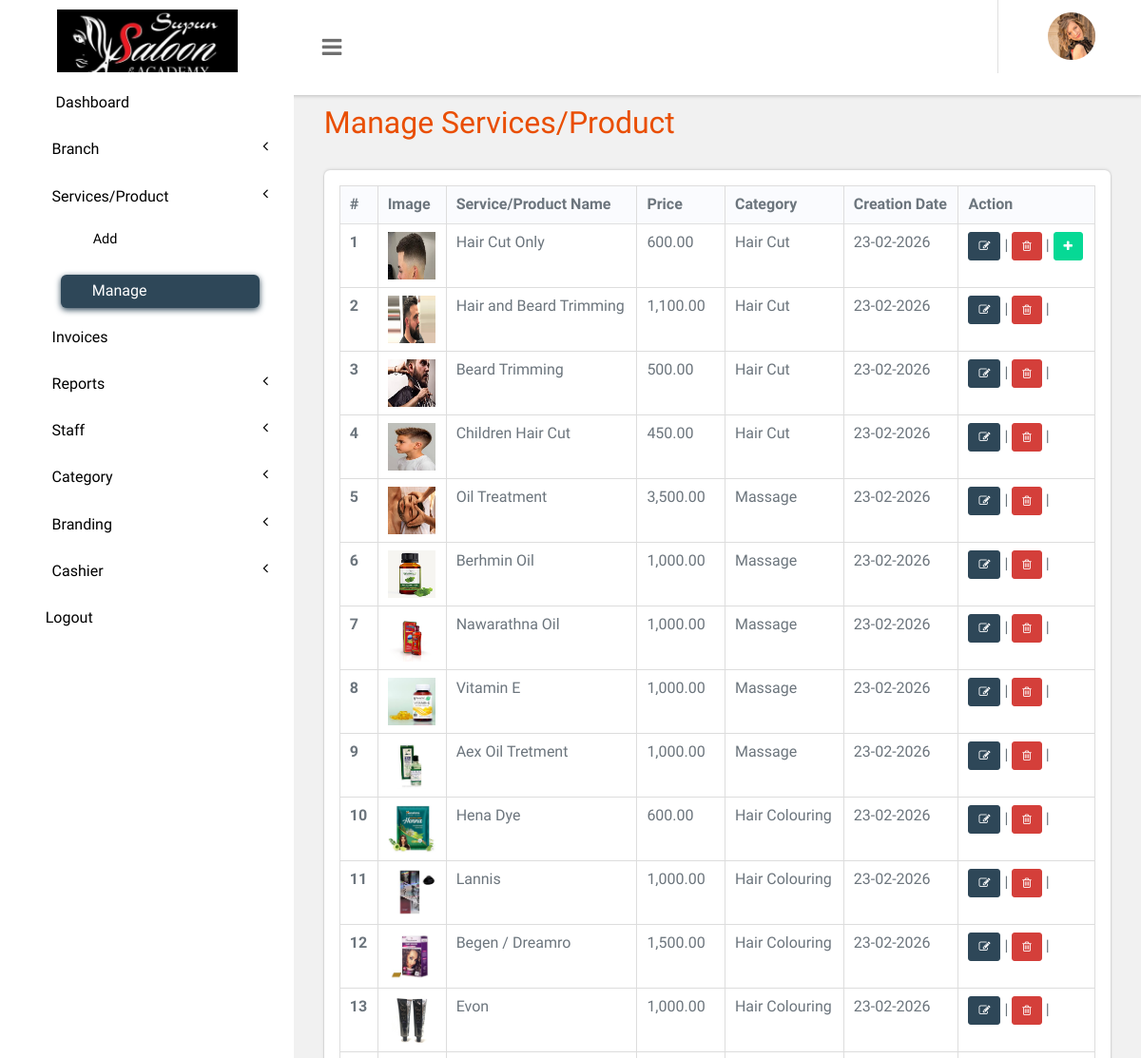
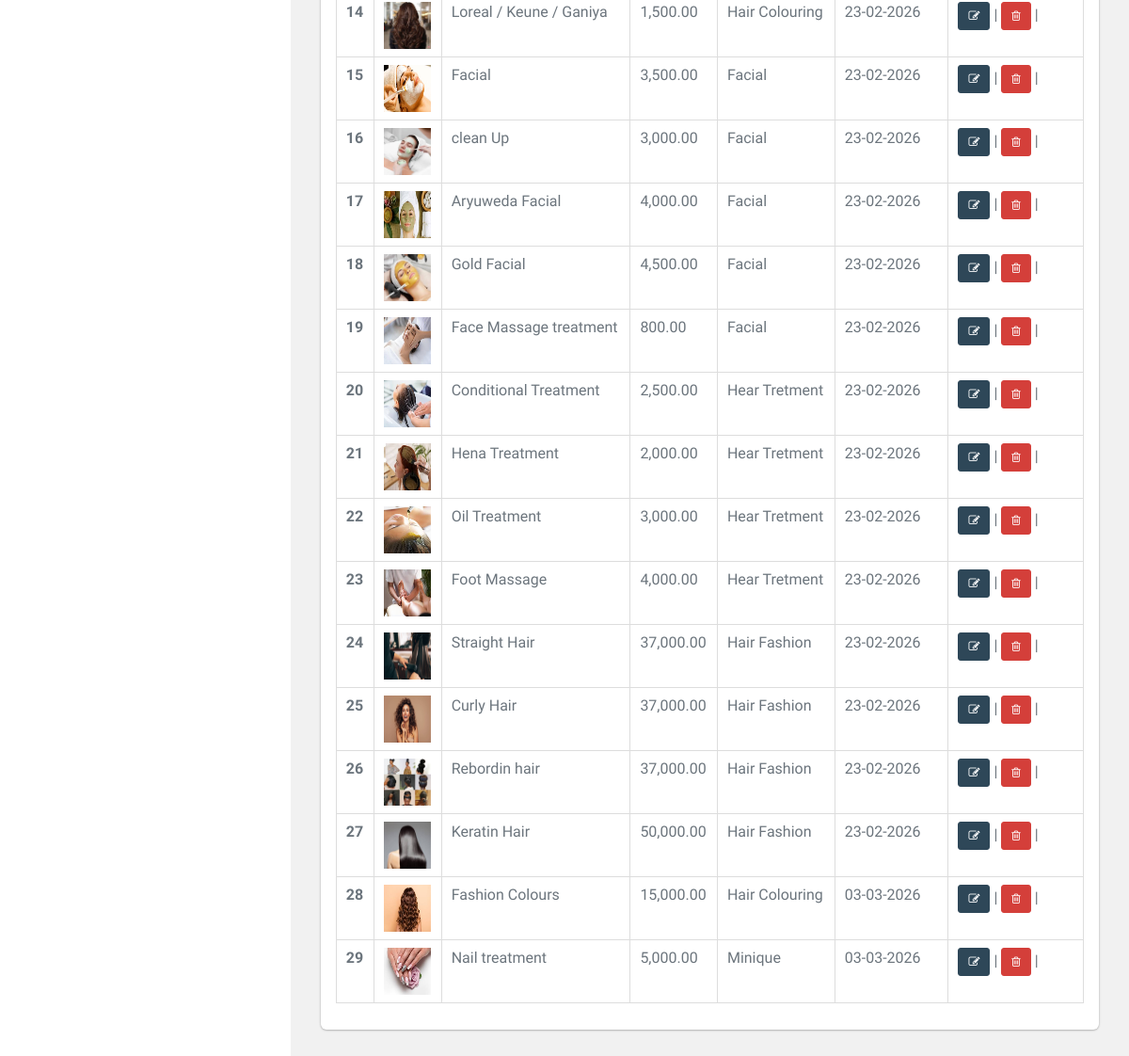
Page /panel/manage-services.php (signed in) on the committed database (2 pictures, top to bottom).
### tables this page shows
CREATE TABLE `branding` (
  `phone_no` int(10) NOT NULL,
  `logo` varchar(200) NOT NULL,
  `brand_name` varchar(200) NOT NULL,
  `id` int(10) NOT NULL,
  `company_email` varchar(50) NOT NULL,
  `website_name` varchar(50) NOT NULL,
  `address` varchar(50) NOT NULL,
  `favicon` varchar(50) NOT NULL
);

CREATE TABLE `tblservices` (
  `ID` int(10) NOT NULL,
  `ServiceName` varchar(200) DEFAULT NULL,
  `Description` mediumtext DEFAULT NULL,
  `Cost` int(10) DEFAULT NULL,
  `Image` varchar(255) DEFAULT NULL,
  `opening_stock` int(11) NOT NULL DEFAULT 0,
  `cate_id` varchar(50) NOT NULL,
  `type` tinyint(4) NOT NULL,
  `CreationDate` timestamp NULL DEFAULT current_timestamp()
);

CREATE TABLE `tbl_category` (
  `id` int(11) NOT NULL,
  `name` varchar(200) NOT NULL,
  `status` tinyint(4) NOT NULL
);

### panel/manage-services.php (the view, shortened to what this page needs)
<?php
include('includes/dbconnection.php');
if (strlen($_SESSION['bpmsaid']==0)) {
  header('location:logout.php');
  } else{
  ?>
<!DOCTYPE HTML>
<html>
<head>
<link href="css/bootstrap.css" rel='stylesheet' type='text/css' />
<link href="css/style.css" rel='stylesheet' type='text/css' />
<link href="css/font-awesome.css" rel="stylesheet">
<link href="css/animate.css" rel="stylesheet" type="text/css" media="all">
<link href="css/custom.css" rel="stylesheet">
</head>
<body class="cbp-spmenu-push">
	<div class="main-content">
		 <?php include_once('includes/sidebar.php');?>
		 <?php include_once('includes/header.php');?>
		<div id="page-wrapper">
			<div class="main-page">
				<div class="tables">
					<h3 class="title1">Manage Services/Product</h3>
					<div class="table-responsive bs-example widget-shadow">
						<table id="example" class="table table-bordered" > <thead> <tr> <th>#</th> <th>Image</th> <th>Service/Product Name</th> <th>Price</th><th>Category</th> <th>Creation Date</th><th>Action</th> </tr> </thead> <tbody>
<?php
$ret=mysqli_query($con,"select *from  tblservices");
$cnt=1;
while ($row=mysqli_fetch_array($ret)) {
?>
						 <tr> <th scope="row"><?php echo $cnt;?></th>
						 <td><img src="images/<?php echo $row['Image'];?>" width="50" height="50"></td>
						 <td><?php  echo $row['ServiceName'];?></td>
						 <td><?php  echo number_format($row['Cost'],2);?></td>
						 <td><?php
						    $cid=$row['cate_id'];
						    $ret1=mysqli_query($con,"select * from  tbl_category where id='$cid'");
						    $row1=mysqli_fetch_array($ret1);
						    echo $row1['name'];
						 ?></td>
						 <td><?php  echo
						 date('d-m-Y', strtotime($row['CreationDate']));?></td> <td><a href="edit-services.php?editid=<?php echo $row['ID'];?>" class="btn btn-primary btn-sm"><i class="fa fa-edit"></i></a> |
<a href="manage-services.php?action=delete&&id=<?php echo $row['ID'];?>" class="btn btn-danger btn-sm"><i class="fa fa-trash-o" aria-hidden="true"></i></a> |
<?php if($row['type']==1){?>
<a href="#" class="btn btn-warning btn-sm" data-toggle="modal" data-target="#flipFlop<?php echo $row['ID'];?>"><i class="fa fa-plus" aria-hidden="true"></i></a><?php } ?>
						 	</td> </tr>   <?php
$cnt=$cnt+1;
} ?></tbody> </table>
					</div>
				</div>
			</div>
		</div>
	</div>
</body>
</html>
<?php }  ?>

### panel/includes/header.php (shortened to what this page needs)
<?php
$branding_query = mysqli_query($con, "select * from branding where id=1");
$branding_row = mysqli_fetch_array($branding_query);
?>
<div class="sticky-header header-section ">
      <div class="header-left">
        <div class="logo">
            <img src="images/<?php echo $branding_row['logo'];?>" width="190px" class="logo-top">
        </div>
        <button id="showLeftPush"><i class="fa fa-bars"></i></button>
      </div>
      <div class="header-right">
        <div class="profile_details_left">
          <ul class="nofitications-dropdown">
            <li class="dropdown head-dpdn">
            </li>
          </ul>
          <div class="clearfix"> </div>
        </div>
        <div class="profile_details">
          <ul>
            <li class="dropdown profile_details_drop">
              <a href="#" class="dropdown-toggle" data-toggle="dropdown" aria-expanded="false">
                <div class="profile_img">
                  <span class="prfil-img"><img src="images/1.png" alt="" width="50" height="50"> </span>
                </div>
              </a>
            </li>
          </ul>
        </div>
      </div>
      <div class="clearfix"> </div>
    </div>

### panel/css/style.css (style rules this page uses)
html,body { overflow-x: hidden; }
body { background: #f8f7fa; font-family:"Public Sans", "Oxygen", "Ubuntu", "Cantarell", "Fira Sans", sans-serif; color: #6c757d; }
h4, h5, h6, h1, h2, h3 { margin: 0; }
ul, ol { margin: 0; }
html, body { font-size: 100%; overflow-x: hidden; background: #fff; }
body a { transition: 0.5s all ease; -webkit-transition: 0.5s all ease; -moz-transition: 0.5s all ease; -o-transition: 0.5s all ease; -ms-transition: 0.5s all ease; text-decoration:none; }
h1,h2,h3,h4,h5,h6 { margin:0; }
ul,label { margin:0; padding:0; }
.main-content { position: relative; }
.sticky-header { position: fixed; top: 0; left:0px; width: 100%; z-index: 100; margin: 0px !important; }
.header-section { background:#FFF; box-shadow: 1px 1px 4px rgba(0, 0, 0, 0.21); -webkit-box-shadow: 1px 1px 4px rgba(0, 0, 0, 0.21); -moz-box-shadow: 1px 1px 4px rgba(0, 0, 0, 0.21); -o-box-shadow: 1px 1px 4px rgba(0, 0, 0, 0.21); }
.header-section::after { clear: both; display: block; content: ''; }
.header-left { float: left; width: 45%; display: flex; }
.header-right { float: right; }
button#showLeftPush { font-size: 1.5em; width: 80px; padding: 0.87em 0; text-align: center; cursor: pointer; float: left; color: #6F6F6F; -moz-transition: all 0.2s ease-out 0s; -webkit-transition: all 0.2s ease-out 0s; transition: all 0.2s ease-out 0s; border: none; background-color: #fff; outline:none; }
.cbp-spmenu-push { overflow-x: hidden; position: relative; }
.cbp-spmenu, .cbp-spmenu-push { -webkit-transition: all 0.3s ease; -moz-transition: all 0.3s ease; transition: all 0.3s ease; }
.cbp-spmenu-push div#page-wrapper { margin: 0 0 0 19.3em; transition:.5s all; -webkit-transition:.5s all; -moz-transition:.5s all; }
.fa { display: inline-block; font-family: FontAwesome; font-style: normal; font-weight: normal; line-height: 1; -webkit-font-smoothing: antialiased; -moz-osx-font-smoothing: grayscale; }
.logo { background: #fff; text-align: center; float: left; width: 309px; }
.profile_details_left { float: left; }
li.dropdown.head-dpdn { display: inline-block; padding: 1.7em 0; border-left: 1px solid #E0E0E0; float: left; }
.profile_details { float: right; }
.profile_details_drop a.dropdown-toggle { display:block; padding: 0.8em 3em 0 2em; }
.profile_img span.prfil-img { float:left; }
.profile_details ul li { list-style-type:none; position:relative; }
.widget-shadow { background-color: #fff; box-shadow: 0 -1px 3px rgba(0,0,0,.12),0 1px 2px rgba(0,0,0,.24); -webkit-box-shadow: 0 -1px 3px rgba(0,0,0,.12),0 1px 2px rgba(0,0,0,.24); -moz-box-shadow: 0 -1px 3px rgba(0,0,0,.12),0 1px 2px rgba(0,0,0,.24); border-radius: 0.375rem; position: relative; z-index: 2; }
h3.title1 { font-size: 2em; color: #e94e02; margin-bottom: 0.8em; }
.table > thead > tr > th, .table > tbody > tr > th, .table > tfoot > tr > th, .table > thead > tr > td, .table > tbody > tr > td, .table > tfoot > tr > td { border-top: none; }
.tables .panel-body ,.tables .bs-example { padding: 1em 1em 0.5em; }
.tables .table > thead > tr > th, .tables .table > tbody > tr > th, .tables .table > tfoot > tr > th, .tables .table > thead > tr > td, .tables .table > tbody > tr > td, .tables .table > tfoot > tr > td { padding: 8px 10px; border-top: 1px solid #E0E0E0; }
.bs-example { margin-top: 2em; }
.btn-warning { color: #fff; background-color:rgb(6, 217, 149); border-color:rgb(6, 217, 149); }
.btn-danger { background: #d43f3a !important; }
.logo-top { padding-top: 10px; }
thead { background-color: #fafbfe; }
.table-bordered > thead > tr > th, .table-bordered > thead > tr > td { border-bottom-width:0px; }
.btn-primary { background-color: #2e4758; border-color: #2e4758; }

### panel/css/custom.css (style rules this page uses)
#page-wrapper { padding:7em 2em 2.5em; background-color: #F1F1F1; padding-bottom: 240px; }

### rows in the picture
branding: logo (picture)
tblservices: Image (picture), ServiceName "Hair Cut Only", Cost "600.00", tbl_category.name "Hair Cut", CreationDate "23-02-2026"
tblservices: Image (picture), ServiceName "Hair and Beard Trimming", Cost "1,100.00", tbl_category.name "Hair Cut", CreationDate "23-02-2026"
tblservices: Image (picture), ServiceName "Beard Trimming", Cost "500.00", tbl_category.name "Hair Cut", CreationDate "23-02-2026"
tblservices: Image (picture), ServiceName "Children Hair Cut", Cost "450.00", tbl_category.name "Hair Cut", CreationDate "23-02-2026"
tblservices: Image (picture), ServiceName "Oil Treatment", Cost "3,500.00", tbl_category.name "Massage", CreationDate "23-02-2026"
tblservices: Image (picture), ServiceName "Berhmin Oil", Cost "1,000.00", tbl_category.name "Massage", CreationDate "23-02-2026"
tblservices: Image (picture), ServiceName "Nawarathna Oil", Cost "1,000.00", tbl_category.name "Massage", CreationDate "23-02-2026"
tblservices: Image (picture), ServiceName "Vitamin E", Cost "1,000.00", tbl_category.name "Massage", CreationDate "23-02-2026"
tblservices: Image (picture), ServiceName "Aex Oil Tretment", Cost "1,000.00", tbl_category.name "Massage", CreationDate "23-02-2026"
tblservices: Image (picture), ServiceName "Hena Dye", Cost "600.00", tbl_category.name "Hair Colouring", CreationDate "23-02-2026"
tblservices: Image (picture), ServiceName "Lannis", Cost "1,000.00", tbl_category.name "Hair Colouring", CreationDate "23-02-2026"
tblservices: Image (picture), ServiceName "Begen / Dreamro", Cost "1,500.00", tbl_category.name "Hair Colouring", CreationDate "23-02-2026"
tblservices: Image (picture), ServiceName "Evon", Cost "1,000.00", tbl_category.name "Hair Colouring", CreationDate "23-02-2026"
tblservices: Image (picture), ServiceName "Loreal / Keune / Ganiya", Cost "1,500.00", tbl_category.name "Hair Colouring", CreationDate "23-02-2026"
tblservices: Image (picture), ServiceName "Facial", Cost "3,500.00", tbl_category.name "Facial", CreationDate "23-02-2026"
tblservices: Image (picture), ServiceName "clean Up", Cost "3,000.00", tbl_category.name "Facial", CreationDate "23-02-2026"
tblservices: Image (picture), ServiceName "Aryuweda Facial", Cost "4,000.00", tbl_category.name "Facial", CreationDate "23-02-2026"
tblservices: Image (picture), ServiceName "Gold Facial", Cost "4,500.00", tbl_category.name "Facial", CreationDate "23-02-2026"
tblservices: Image (picture), ServiceName "Face Massage treatment", Cost "800.00", tbl_category.name "Facial", CreationDate "23-02-2026"
tblservices: Image (picture), ServiceName "Conditional Treatment", Cost "2,500.00", tbl_category.name "Hear Tretment", CreationDate "23-02-2026"
tblservices: Image (picture), ServiceName "Hena Treatment", Cost "2,000.00", tbl_category.name "Hear Tretment", CreationDate "23-02-2026"
tblservices: Image (picture), ServiceName "Oil Treatment", Cost "3,000.00", tbl_category.name "Hear Tretment", CreationDate "23-02-2026"
tblservices: Image (picture), ServiceName "Foot Massage", Cost "4,000.00", tbl_category.name "Hear Tretment", CreationDate "23-02-2026"
tblservices: Image (picture), ServiceName "Straight Hair", Cost "37,000.00", tbl_category.name "Hair Fashion", CreationDate "23-02-2026"
tblservices: Image (picture), ServiceName "Curly Hair", Cost "37,000.00", tbl_category.name "Hair Fashion", CreationDate "23-02-2026"
tblservices: Image (picture), ServiceName "Rebordin hair", Cost "37,000.00", tbl_category.name "Hair Fashion", CreationDate "23-02-2026"
tblservices: Image (picture), ServiceName "Keratin Hair", Cost "50,000.00", tbl_category.name "Hair Fashion", CreationDate "23-02-2026"
tblservices: Image (picture), ServiceName "Fashion Colours", Cost "15,000.00", tbl_category.name "Hair Colouring", CreationDate "03-03-2026"
tblservices: Image (picture), ServiceName "Nail treatment", Cost "5,000.00", tbl_category.name "Minique", CreationDate "03-03-2026"
